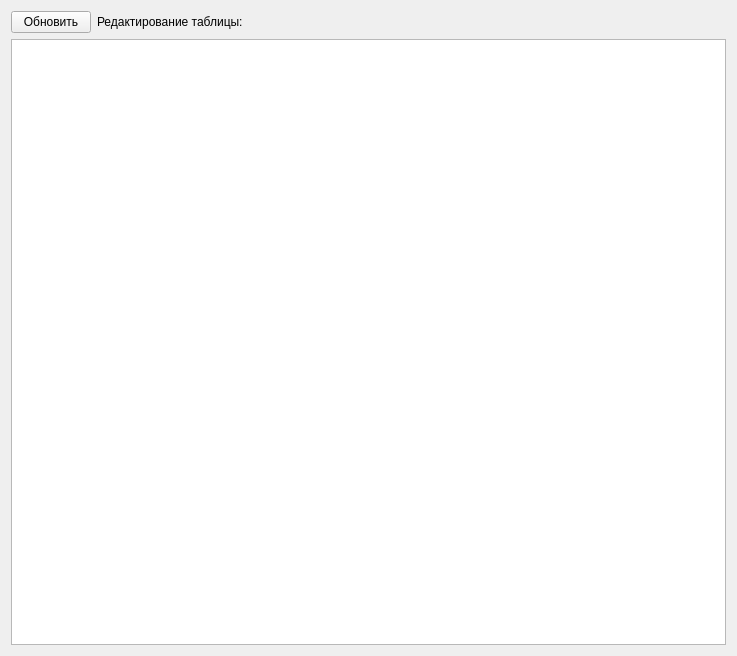
<?xml version="1.0" encoding="UTF-8"?>
<ui version="4.0">
 <class>FormEdtRestTbl</class>
 <widget class="QWidget" name="FormEdtRestTbl">
  <property name="geometry">
   <rect>
    <x>0</x>
    <y>0</y>
    <width>737</width>
    <height>656</height>
   </rect>
  </property>
  <property name="windowTitle">
   <string>Form</string>
  </property>
  <layout class="QVBoxLayout" name="verticalLayout">
   <item>
    <layout class="QHBoxLayout" name="horizontalLayout">
     <item>
      <widget class="QPushButton" name="pushButtonUpd">
       <property name="text">
        <string>Обновить</string>
       </property>
      </widget>
     </item>
     <item>
      <widget class="QLabel" name="labelTitle">
       <property name="text">
        <string>Редактирование таблицы:</string>
       </property>
      </widget>
     </item>
     <item>
      <spacer name="horizontalSpacer">
       <property name="orientation">
        <enum>Qt::Orientation::Horizontal</enum>
       </property>
       <property name="sizeHint" stdset="0">
        <size>
         <width>40</width>
         <height>20</height>
        </size>
       </property>
      </spacer>
     </item>
    </layout>
   </item>
   <item>
    <widget class="RestTableView" name="tableView"/>
   </item>
  </layout>
 </widget>
 <customwidgets>
  <customwidget>
   <class>RestTableView</class>
   <extends>QTableView</extends>
   <header>rest/resttableview.h</header>
  </customwidget>
 </customwidgets>
 <resources/>
 <connections/>
</ui>
